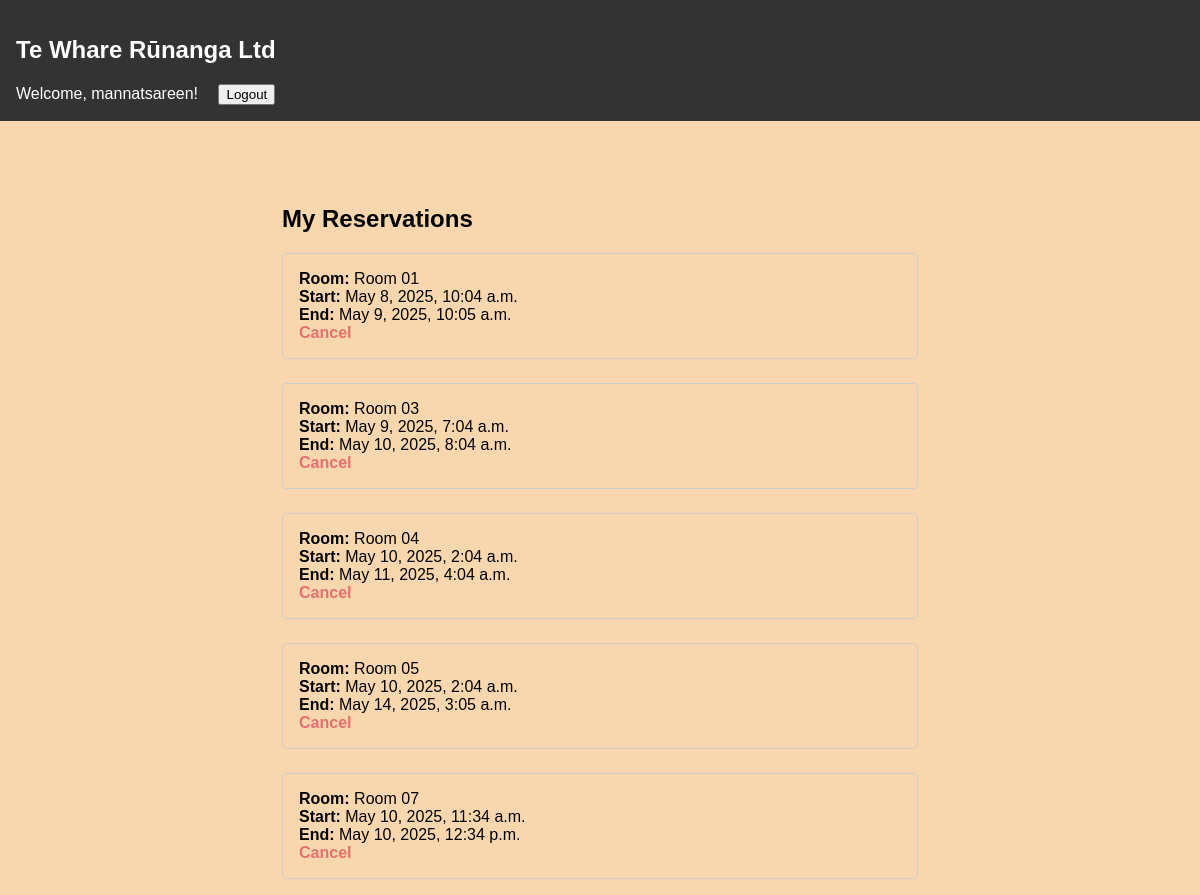
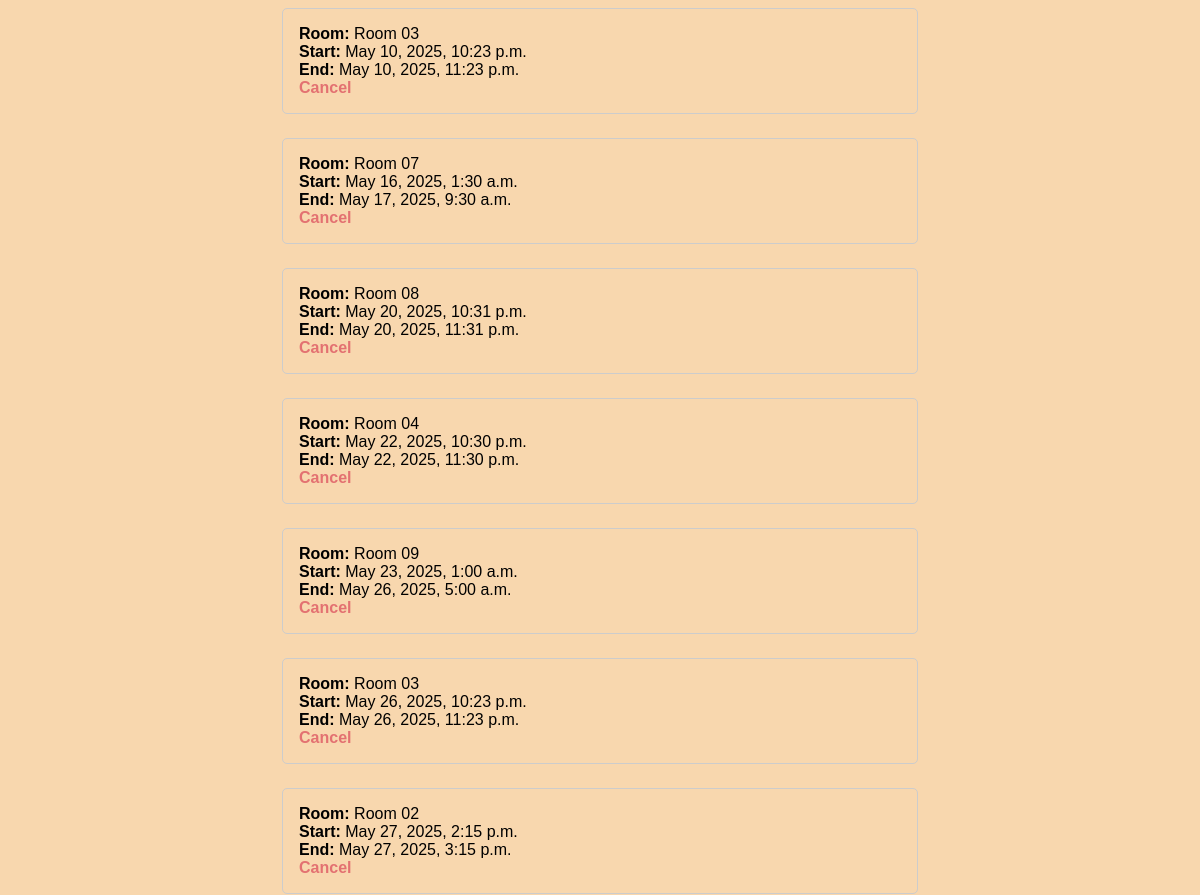
The app's page /myReservations/ (signed in, upper part), older data (2 pictures, top to bottom).
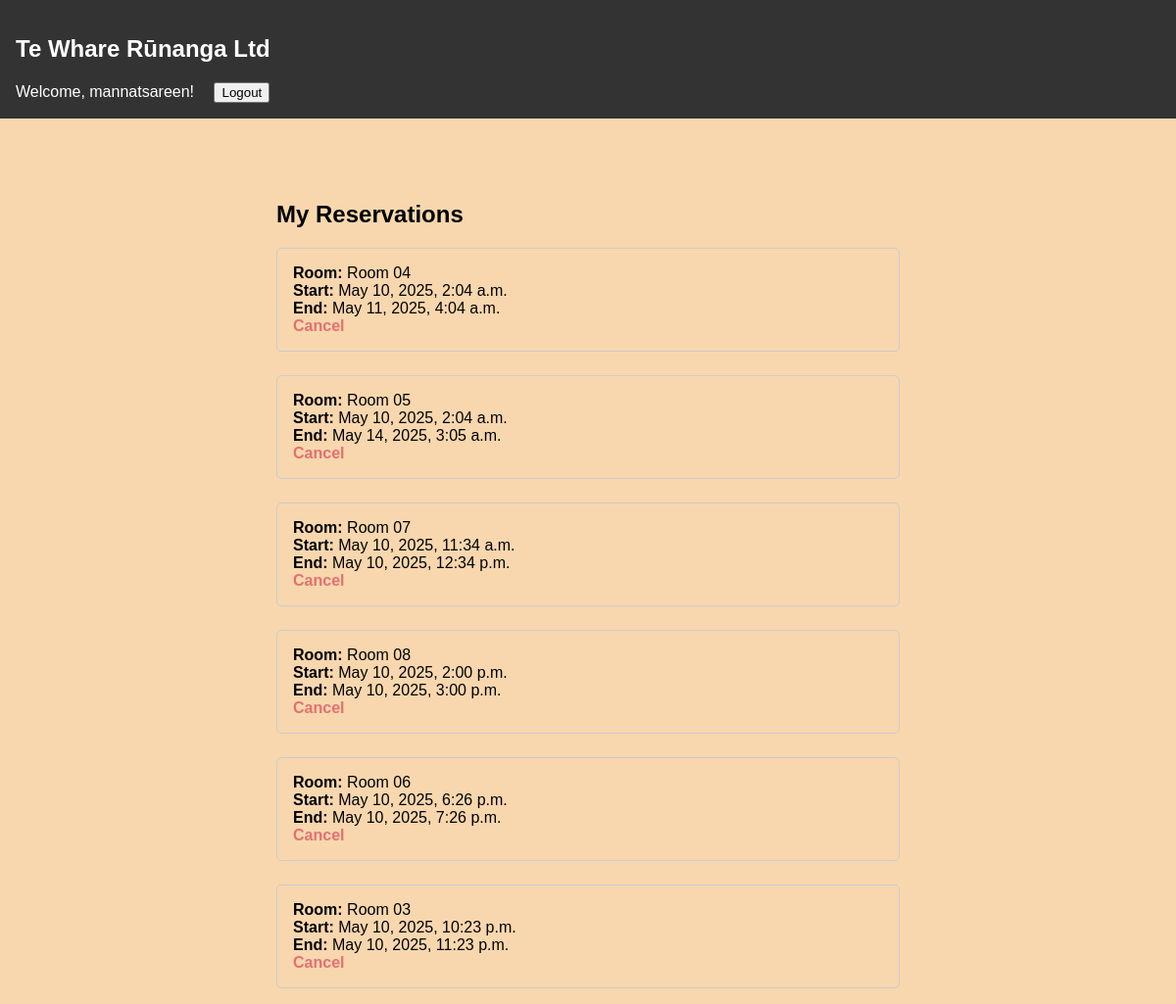
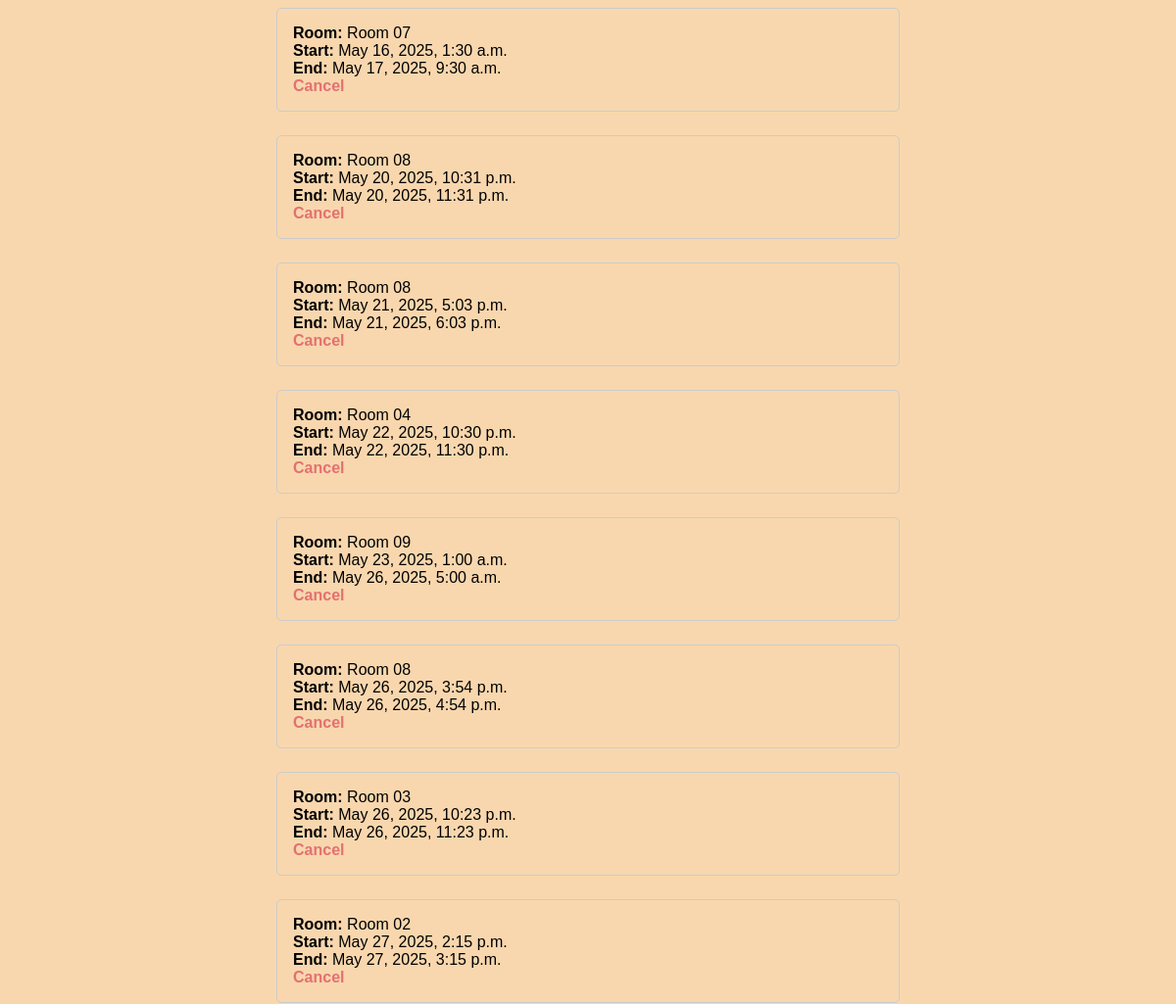
The same page, newer data (2 pictures, top to bottom).
### reservations/models.py (models this page shows, shortened)
class TheReservation(models.Model):
    user       = models.ForeignKey(User, on_delete=models.CASCADE)
    room       = models.ForeignKey(Rooms, on_delete=models.CASCADE)
    start_time = models.DateTimeField()
    end_time   = models.DateTimeField()
    created_at = models.DateTimeField(auto_now_add=True)
    class Meta:
        ordering = ['start_time']
        unique_together = ('room', 'start_time', 'end_time')

class Rooms(models.Model):
    name        = models.CharField(max_length=100)
    location    = models.CharField(max_length=100)
    capacity    = models.PositiveIntegerField()
    description = models.TextField(blank=True)

### reservations/views.py (the view)
# urls.py: path('myReservations/', views.my_reservations, name='my_reservations'),
@login_required
def my_reservations(request):
    reservations = TheReservation.objects.filter(user=request.user).order_by('start_time')
    return render(request, 'reservations/my_reservations.html', {'reservations': reservations})

### reservations/templates/reservations/my_reservations.html
{% extends "base.html" %}
{% block content %}
  <div style="max-width: 700px; margin: auto; padding: 2rem;">
    <h2>My Reservations</h2>
    {% if reservations %}
      <ul style="list-style-type: none; padding: 0;">
        {% for res in reservations %}
          <li style="margin-bottom: 1.5rem; padding: 1rem; border: 1px solid #ccc; border-radius: 5px;">
            <strong>Room:</strong> {{ res.room.name }}<br>
            <strong>Start:</strong> {{ res.start_time|date:"F j, Y, g:i a" }}<br>
            <strong>End:</strong> {{ res.end_time|date:"F j, Y, g:i a" }}<br>
            <a href="{% url 'reservations_cancel' res.pk %}" style="color: #e37171; font-weight: bold;">Cancel</a>
          </li>
        {% endfor %}
      </ul>
    {% else %}
      <p>You have no reservations.</p>
    {% endif %}
  </div>
{% endblock %}

Row changes from the older to the newer data that the page shows:
removed TheReservation: room.name "Room 01", start_time "May 8, 2025, 10:04 a.m.", end_time "May 9, 2025, 10:05 a.m."
removed TheReservation: room.name "Room 03", start_time "May 9, 2025, 7:04 a.m.", end_time "May 10, 2025, 8:04 a.m."
added TheReservation: room.name "Room 08", start_time "May 10, 2025, 2:00 p.m.", end_time "May 10, 2025, 3:00 p.m."
added TheReservation: room.name "Room 06", start_time "May 10, 2025, 6:26 p.m.", end_time "May 10, 2025, 7:26 p.m."
added TheReservation: room.name "Room 08", start_time "May 21, 2025, 5:03 p.m.", end_time "May 21, 2025, 6:03 p.m."
added TheReservation: room.name "Room 08", start_time "May 26, 2025, 3:54 p.m.", end_time "May 26, 2025, 4:54 p.m."
